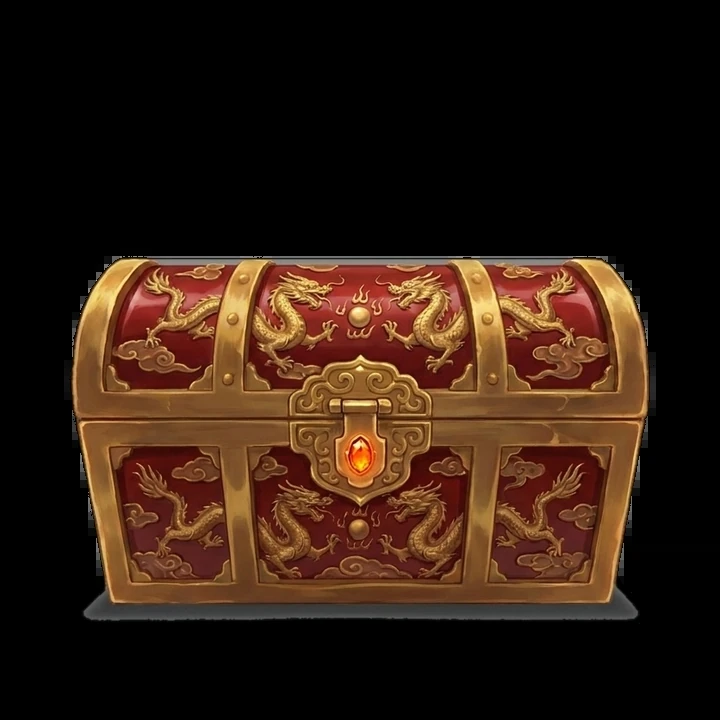
#> input picture art/chest/epic.webp, 720 x 720 px
$ python -i herbfield.py   (imports and definitions only)
#> lines starting #> are read from the running program, lines starting #| are printed output that depends on the picture
### cards/ink.py
"""
Night Ink theme: the shared look of the Character Sheet and the Internal Qi card.

Indigo ink backgrounds, gold frames, cloud curls (祥云) and diamond gems. Each card adds its own accent
on top (TAB_ACCENT): indigo for the Profile, gold for the Purse, jade for the Inventory, steel for the
Equipment, violet for the Techniques. Vermilion is kept for HP and seals.

Builds on cards/theme.py (fonts, text, icons, medallions, scaling); nothing here changes theme.py's
colours, so the fight, explore, craft and forge cards keep their own look.
"""
import math

from PIL import Image, ImageDraw

from . import theme as t
from .theme import P, S, alpha, font, mix

# ── Palette ───────────────────────────────────────────────────────────

VOID = (5, 8, 15)
PANEL = (10, 15, 26)
PANEL_HI = (18, 26, 42)
INK = (38, 58, 98)               # faded marks, big background characters
ASH = (152, 164, 184)            # secondary text
ASH_DK = (96, 108, 130)          # hints, empty things
PARCHMENT = (240, 236, 224)      # main text
SKY = (130, 192, 255)            # phase lines, highlights
GOLD, GOLD_HI, BRONZE, BRONZE_DK = t.GOLD, t.GOLD_HI, (152, 122, 74), (56, 48, 38)
VERMILION = (214, 60, 48)
JADE = (82, 210, 170)
AZURE = (70, 170, 236)           # Internal Qi
AZURE_HI = (150, 214, 255)
LOTUS, MOON = t.LOTUS, t.MOON
LACQUER = ((34, 54, 96), (12, 20, 40))

# One accent per card: (background glow, main colour). The main colour lights the active tab, gems and titles.
TAB_ACCENT = {
    "profile": ((20, 36, 70), (110, 160, 240)),
    "purse": ((52, 38, 12), (236, 186, 92)),
    "inventory": ((8, 42, 38), (82, 210, 170)),
    "equipment": ((22, 34, 56), (160, 196, 232)),
    "techniques": ((34, 22, 60), (178, 140, 246)),
}
for _k, (_deep, _main) in TAB_ACCENT.items():
    t.ACCENTS[f"ink_{_k}"] = t.Accent(f"ink_{_k}", _deep, LACQUER, _main, mix(_main, (255, 255, 255), 0.4), INK)
INK_HALL = t.Accent("ink", (20, 36, 70), LACQUER, (110, 160, 240), (170, 205, 255), INK)

# Gear tiers and technique grades as one character each (the tier ribbon on gear, the grade seal on scrolls)
TIER_CHAR = {"ordinary": "凡", "refined": "精", "spirit": "灵", "treasure": "宝", "divine": "神"}
GRADE_CHAR = {"Mortal": "凡", "Yellow": "黄", "Mystic": "玄", "Earth": "地", "Heaven": "天"}


def canvas(w, h, tab, seed=7):
    return t.canvas(w, h, seed=seed, accent=f"ink_{tab}")


def accent(tab):
    return TAB_ACCENT[tab][1]


# ── Ornaments ─────────────────────────────────────────────────────────

# [234 lines left out: functions cloud_curl, gem, octagon, plaque, title_tab, tab_strip and 9 more, not called in this run]

### cards/theme.py
"""
Crimson Hall theme: the shared look of the Character Sheet cards.

Black and deep crimson backgrounds, bronze and gold frames, Cinzel headings and
icons drawn in code (no image files), so cards render the same on Windows,
macOS and Linux. Every card module (profile, purse, bag, techniques,
equipment) builds on these helpers.

Coordinates are in card pixels; everything is drawn at S× and scaled down at
the end for smooth edges.
"""
import io
import math
import random
from functools import lru_cache

from PIL import Image, ImageDraw, ImageFilter

from profile_card import S, cjk, font, ordinal, short   # shared font cache and number helpers

__all__ = ["S", "cjk", "font", "ordinal", "short"]

W = 1200

# ── Palette ───────────────────────────────────────────────────────────

VOID = (9, 6, 7)
BLOOD = (58, 8, 12)
CRIMSON = (128, 18, 24)
EMBER = (196, 38, 34)
GLOW = (236, 72, 52)
PANEL = (20, 12, 13)
PANEL_HI = (34, 18, 19)
BRONZE_DK = (70, 46, 24)
BRONZE = (138, 96, 48)
GOLD = (206, 164, 86)
GOLD_HI = (246, 216, 150)
PARCHMENT = (232, 216, 188)
ASH = (150, 132, 118)
ASH_DK = (98, 84, 76)
JADE = (82, 186, 140)
MOON = (150, 186, 236)
LOTUS = (236, 176, 92)

# Rarity colours: technique/pill grades, weapon tiers and chest tiers on one scale
RARITY = {
    "Mortal": (170, 160, 150), "Yellow": (222, 182, 70), "Mystic": (110, 150, 236),
    "Earth": (196, 132, 72), "Heaven": (236, 74, 60),
    "ordinary": (170, 160, 150), "refined": (96, 196, 110), "spirit": (90, 160, 240),
    "treasure": (178, 110, 228), "divine": (246, 150, 50),
    "common": (168, 122, 76), "uncommon": (196, 150, 90), "rare": (196, 206, 222), "epic": (244, 184, 64),
    "legendary": (82, 210, 150), "mythic": (180, 130, 250),
    None: (150, 176, 120),
}
TALENT = {
    "Ordinary": (170, 160, 150), "Gifted": (96, 196, 110), "Genius": (90, 160, 240),
    "Prodigy": (178, 110, 228), "Heavenly": (232, 196, 80), "Saint": (246, 150, 50),
    "Divine": (240, 70, 58),
}
REALM_CHAR = {
    "Mortal": "凡", "Martial Apprentice": "徒", "Martial Warrior": "者", "Martial Expert": "师",
    "Martial Master": "宗", "Grandmaster": "宗", "Martial Lord": "尊",
    "Martial King": "王", "Martial Emperor": "帝", "Martial Ancestor": "祖", "Martial Saint": "圣",
}

# ── Accents: the same frame in another colour for each activity ──────
# deep: background glow · lacquer: banner gradient (top, bottom) · main/bright: bars, glows, seals · ink: faded marks

class Accent:
    def __init__(self, name, deep, lacquer, main, bright, ink):
        self.name, self.deep, self.lacquer, self.main, self.bright, self.ink = name, deep, lacquer, main, bright, ink


CRIMSON_HALL = Accent("crimson", BLOOD, ((96, 14, 18), (34, 6, 8)), EMBER, GLOW, CRIMSON)
ACCENTS = {
    "crimson": CRIMSON_HALL,
    "spar": Accent("spar", (10, 24, 46), ((26, 56, 98), (8, 18, 36)), (72, 132, 206), (128, 186, 246), (36, 72, 124)),
    "train": Accent("train", (6, 38, 28), ((18, 86, 62), (6, 28, 20)), (54, 170, 120), (112, 224, 172), (24, 98, 70)),
    "explore": Accent("explore", (50, 30, 6), ((124, 76, 16), (42, 24, 4)), (216, 140, 42), (252, 194, 96),
                      (132, 82, 20)),
}

TABS = [("profile", "Profile"), ("techniques", "Techniques"), ("equipment", "Equipment"),
        ("inventory", "Inventory"), ("purse", "Purse")]


def P(*v):
    """Card pixels → drawing pixels."""
    return tuple(round(x * S) for x in v)


def mix(a, b, t):
    return tuple(round(x + (y - x) * t) for x, y in zip(a, b))


def alpha(c, a):
    return c[:3] + (a,)


# ── Fight scenes: one palette per beast element (cards/battle.py) ─────
# sky: (top, bottom) · moon · mist · rim: light around the silhouette · eyes · hp: enemy HP bar
# panel: tint of the party / log panels · warn: the warning bar

class SceneAccent(Accent):
    def __init__(self, name, sky, moon, mist, rim, eyes, hp, panel, warn):
        super().__init__(name, deep=panel, lacquer=(mix(warn, (255, 255, 255), 0.1), mix(warn, (0, 0, 0), 0.55)),
                         main=hp, bright=rim, ink=mix(mist, (0, 0, 0), 0.5))
        self.sky, self.moon, self.mist, self.rim, self.eyes = sky, moon, mist, rim, eyes
        self.hp, self.panel, self.warn = hp, panel, warn


ELEMENT_ACCENTS = {
    "Blood":   SceneAccent("Blood", ((18, 4, 6), (64, 12, 16)), (240, 204, 194), (150, 40, 40), (232, 74, 62),
                           (255, 96, 72), (204, 54, 48), (30, 8, 10), (128, 30, 30)),
    "Frost":   SceneAccent("Frost", ((6, 12, 26), (24, 44, 70)), (222, 232, 246), (92, 132, 172), (150, 202, 242),
                           (170, 236, 255), (132, 182, 226), (12, 22, 36), (66, 108, 148)),
    "Flame":   SceneAccent("Flame", ((16, 8, 4), (74, 38, 10)), (246, 222, 164), (192, 110, 40), (242, 152, 60),
                           (255, 232, 140), (226, 162, 72), (34, 18, 8), (168, 108, 38)),
    "Shadow":  SceneAccent("Shadow", ((10, 6, 20), (38, 22, 60)), (216, 202, 242), (112, 72, 164), (172, 112, 242),
                           (204, 152, 255), (152, 112, 212), (22, 12, 34), (100, 70, 142)),
    "Thunder": SceneAccent("Thunder", ((10, 10, 22), (32, 32, 54)), (240, 236, 202), (92, 92, 142), (240, 222, 112),
                           (255, 246, 170), (216, 202, 112), (16, 16, 30), (146, 136, 58)),
    "Venom":   SceneAccent("Venom", ((6, 16, 8), (24, 52, 22)), (222, 240, 192), (92, 150, 62), (152, 222, 82),
                           (204, 255, 102), (122, 192, 72), (12, 26, 12), (78, 118, 40)),
    "Earth":   SceneAccent("Earth", ((16, 12, 6), (56, 42, 22)), (236, 222, 192), (142, 112, 72), (212, 162, 92),
                           (255, 202, 122), (182, 142, 82), (28, 22, 12), (128, 94, 50)),
    "Jade":    SceneAccent("Jade", ((4, 18, 16), (14, 56, 48)), (212, 246, 232), (62, 162, 132), (92, 222, 182),
                           (142, 255, 212), (72, 192, 152), (8, 28, 24), (40, 118, 94)),
    # sparring master (robed human) and the training courtyard
    "Master":  SceneAccent("Master", ((10, 14, 26), (42, 50, 74)), (236, 232, 216), (122, 132, 164), (206, 194, 162),
                           (236, 226, 190), (122, 152, 204), (14, 18, 30), (70, 90, 132)),
    "Courtyard": SceneAccent("Courtyard", ((8, 22, 16), (30, 70, 52)), (232, 242, 222), (90, 160, 120),
                             (130, 220, 170), (190, 255, 220), (84, 186, 130), (8, 26, 18), (40, 120, 84)),
    # PvP duels: a mountain ledge at dusk (cards/battle.render_duel)
    "Duel":    SceneAccent("Duel", ((22, 10, 26), (92, 40, 34)), (252, 226, 186), (150, 92, 96), (246, 162, 92),
                           (255, 214, 150), (226, 120, 80), (28, 12, 16), (134, 58, 40)),
}
ACCENTS.update({k.lower(): v for k, v in ELEMENT_ACCENTS.items()})

# /craft: the Alchemy Chamber (cards/alchemy.py). Warm amber for the chamber, storm violet for the Pill Tribulation.
CRAFT_ACCENTS = {
    "alchemy":     SceneAccent("alchemy", ((22, 11, 6), (62, 32, 14)), (252, 222, 172), (176, 112, 58), (246, 170, 80),
                               (255, 214, 130), (226, 150, 60), (34, 17, 9), (150, 84, 26)),
    "tribulation": SceneAccent("tribulation", ((14, 10, 30), (48, 34, 84)), (228, 216, 255), (122, 98, 184),
                               (178, 142, 250), (216, 194, 255), (160, 130, 236), (20, 14, 36), (96, 70, 160)),
}
ACCENTS.update(CRAFT_ACCENTS)

# /forge: the Forge Hall (cards/forge.py). Molten orange fire against cold steel.
FORGE_ACCENT = SceneAccent("forge", ((14, 12, 14), (52, 30, 18)), (246, 226, 200), (128, 118, 120), (252, 140, 52),
                           (255, 196, 110), (240, 118, 40), (24, 20, 22), (168, 82, 28))
ACCENTS["forge"] = FORGE_ACCENT

# ── Text ──────────────────────────────────────────────────────────────

# [4 lines left out: function text, not called in this run]


def width(d, s, f):
    return d.textlength(s, font=f) / S


# [66 lines left out: functions fit, wrap, spaced, gold_text, vgradient, not called in this run]


# ── Background and frames ─────────────────────────────────────────────

@lru_cache(maxsize=12)
def _background(w, h, seed, accent="crimson"):
    """Black stone with a coloured glow (crimson unless an accent is given), stone grain, ember speckles
    and a dark vignette (cached per size). Pillow only, so no extra packages are needed."""
    a = ACCENTS[accent]
    W2, H2 = w * S, h * S
    # distance from a point a little above the centre, 0 there and 1 at the edges of an ellipse
    dist = Image.radial_gradient("L").resize((round(W2 * 1.24), round(H2 * 1.5)), Image.BILINEAR)
    cx, cy = dist.size[0] // 2, dist.size[1] // 2
    dist = dist.crop((cx - W2 // 2, cy - round(H2 * 0.42), cx - W2 // 2 + W2, cy - round(H2 * 0.42) + H2))
    glow = dist.point(lambda v: round(255 * max(0.0, 1 - v / 255 * 1.41) ** 1.6))
    out = Image.composite(Image.new("RGB", (W2, H2), a.deep), Image.new("RGB", (W2, H2), VOID), glow)
    # stone grain
    random.seed(seed)
    grain = Image.effect_noise((W2 // 4 + 1, H2 // 4 + 1), 24).resize((W2, H2), Image.NEAREST)
    out = Image.blend(out, Image.merge("RGB", (grain, grain, grain)), 0.035)
    # vignette
    shade = dist.point(lambda v: round(255 * min(0.85, max(0.0, v / 255 * 1.41 - 0.55) * 1.1)))
    out = Image.composite(Image.new("RGB", (W2, H2), (0, 0, 0)), out, shade).convert("RGBA")
    # embers
    d = ImageDraw.Draw(out)
    r = random.Random(seed)
    for _ in range(int(w * h / 9000)):
        x, y = r.uniform(0, w), r.uniform(0, h)
        rad = r.uniform(0.4, 1.4)
        d.ellipse(P(x - rad, y - rad, x + rad, y + rad), fill=alpha(mix(a.main, GOLD, r.random()), r.randint(30, 110)))
    return out


def canvas(w, h, seed=7, accent="crimson"):
    return _background(w, h, seed, accent).copy()


# [11 lines left out: function frame, not called in this run]


def stud(d, cx, cy, r):
    d.polygon([P(cx, cy - r), P(cx + r, cy), P(cx, cy + r), P(cx - r, cy)], fill=BRONZE_DK, outline=GOLD)
    d.polygon([P(cx, cy - r * 0.45), P(cx + r * 0.45, cy), P(cx, cy + r * 0.45), P(cx - r * 0.45, cy)], fill=GOLD_HI)


# [26 lines left out: functions panel, heading, not called in this run]


def rule(d, x0, x1, y, color=BRONZE):
    d.line(P(x0, y, x1 - 6, y), fill=alpha(color, 220), width=max(1, S))
    stud(d, x1 - 3, y, 3)


# [476 lines left out: functions divider, banner, tab_strip, soft_glow, finish, bar and 15 more, not called in this run]


WEAPON_ICON = {
    "saber": _saber, "spear": _spear, "staff": _staff, "gauntlets": _gauntlets,
}

### cards/herbfield.py
"""
The /gather "herb field" card that the bot edits every round (docs/alchemy.md section 2).

  ┌ scene window: the place being searched (misty slope, riverbank, old pines, waterfall, meadow,
  │   shrine ruins, bamboo grove), in jade night colours
  │   over it: "Herb field · place · tier", the "You are looking for" plate (herb icon, name, tier, type,
  │   what it is used for, the description), a countdown ring and the Herbal Insight streak with its bonus
  ├ 4 (6 for old herbs) choice cards: a number, a drawn plant (cards/plants.py) and its LOOK text
  └ "This session" (herbs gathered with ages, best find) and "Careful" (what a mistake costs, HP)

After a pick the same card shows the result: the right plant ringed in green, a wrong pick in red.
The Wandering Spirit check has its own small card (render_spirit).

Both take plain data (bot/gather_card.py) so they can run off the event loop. Place scenes and plant
pictures are cached. Discord shows the card at under half size on a computer, so nothing is under 24px.
"""
import math
import random
from functools import lru_cache

from PIL import Image, ImageDraw, ImageFilter

from . import theme as T
from .glass import GLASS_EDGE, glass as _glass
from .scenes import photo, subject
from . import wilds as Wd
from .battle import _shrink
from .plants import PH, PW, plant
from .theme import P, S, alpha, font, mix

W, H = 1200, 940
H_SPIRIT = 560
SCENE = (16, 16, 1184, 398)
SW, SH = SCENE[2] - SCENE[0], SCENE[3] - SCENE[1]
CHOICES_Y = (412, 734)
SESSION = (16, 748, 790, 924)
CAREFUL = (802, 748, 1184, 924)

JADE = (92, 214, 170)
JADE_HI = (150, 240, 200)
JADE_DK = (24, 70, 58)
PANEL_FILL = (8, 22, 20)
WHITE = (255, 248, 232)
GREEN_OK = (110, 226, 130)
RED_BAD = (236, 70, 56)
TYPE_LABEL = {"qi": "Qi", "healing": "Healing", "purity": "Purity", "breakthrough": "Breakthrough"}
TYPE_USE = {"qi": "for Qi pills", "healing": "for Mending pills", "purity": "used in every recipe",
            "breakthrough": "for Breakthrough pills"}
TYPE_SHORT = {"qi": "Qi pills", "healing": "Mending pills", "purity": "all recipes",
              "breakthrough": "Breakthrough pills"}
HERB_COLOR = {"qi": (110, 170, 240), "healing": (232, 96, 96), "purity": (100, 206, 196),
              "breakthrough": (204, 150, 92)}
HERB_ICON = {"qi": "misc:herb_qi", "healing": "misc:herb_healing", "purity": "misc:herb_purity",
             "breakthrough": "misc:herb_breakthrough"}
# plate colour for rare grades (Common and Uncommon keep the bronze frame)
RARITY_COLOR = {"Rare": (120, 190, 255), "Very Rare": (200, 140, 255), "Legendary": (255, 205, 90)}

OUTCOME = {"gathered": ("Gathered", GREEN_OK, "check"), "full": ("Bag full", (236, 196, 90), "check"),
           "wrong": ("Wrong plant", (236, 150, 70), "cross"),
           "slow": ("Too slow", (190, 180, 160), "hourglass"), "passed": ("Passed", GREEN_OK, "check"),
           "failed": ("Wrong sign", RED_BAD, "cross")}


# ── the places (cached) ───────────────────────────────────────────────

PLACES = ("the misty slope", "the riverbank", "the shade of old pines", "the foot of a waterfall",
          "a sunlit meadow", "the ruins of a mountain shrine", "the edge of a bamboo grove")
PLACE_NAME = {"the misty slope": "Misty Slope", "the riverbank": "Riverbank", "the shade of old pines": "Old Pines",
              "the foot of a waterfall": "Waterfall",
              "a sunlit meadow": "Sunlit Meadow", "the ruins of a mountain shrine": "Shrine Ruins",
              "the edge of a bamboo grove": "Bamboo Grove"}


PLACE_ART = {"the misty slope": "gather_misty_slope", "the riverbank": "gather_riverbank",
             "the shade of old pines": "gather_old_pines",
             "the foot of a waterfall": "gather_waterfall", "a sunlit meadow": "gather_sunlit_meadow",
             "the ruins of a mountain shrine": "gather_shrine_ruins", "the edge of a bamboo grove": "gather_bamboo_grove"}


# [70 lines left out: functions place_scene, _drawn_scene, not called in this run]


# ── pieces ────────────────────────────────────────────────────────────

TEXT = (246, 242, 232)
SOFT = (200, 206, 200)


# [270 lines left out: functions _backdrop, _scrim, _frame_box, ring, _mark, number_badge and 7 more, not called in this run]


def render_spirit(data):
    """data: place, sign (word, e.g. 'the moon'), seconds, fails_left, result None or {outcome, text}."""
    img = T.canvas(W, H_SPIRIT, seed=41, accent="train")
    sc = place_scene(data["place"], spirit=True)
    img.alpha_composite(sc, P(16, 16))
    Wd.mist(img, W, H_SPIRIT - 160, 180, (210, 236, 240), 150, seed=9, n=16)
    ghost = subject("gather_wandering_spirit")
    if ghost is not None:
        gh = round(470 * S)
        ghost = ghost.resize((round(ghost.size[0] * gh / ghost.size[1]), gh), Image.LANCZOS)
        Wd.glow(img, 930, H_SPIRIT - 280, 200, 260, (170, 230, 250), 110, 30)
        img.alpha_composite(ghost, (round(930 * S - ghost.size[0] / 2), round((H_SPIRIT - 40) * S) - gh))
    else:
        _spirit(img, 920, H_SPIRIT - 70, 360)
    T.frame(img, (16, 16, W - 16, H_SPIRIT - 16), 0.8)
    plate = (40, 60, 760, H_SPIRIT - 50)
    _scrim(img, plate, 205)
    _frame_box(img, plate, T.BRONZE)
    px0, py0, px1, py1 = plate
    d = ImageDraw.Draw(img)
    T.spaced(d, (px0 + 30, py0 + 40), "A WANDERING SPIRIT", font("Cinzel.ttf", 24, "Bold"), T.GOLD, 2.2)
    T.gold_text(img, (px0 + 30, py0 + 100), "IT BLOCKS YOUR PATH", font("Cinzel.ttf", 40, "Black"), "lm", glow=JADE)
    d = ImageDraw.Draw(img)
    f = font("Inter.ttf", 30, "SemiBold")
    T.text(d, (px0 + 30, py0 + 170), "“Press the button showing", f, T.PARCHMENT, "lm")
    T.text(d, (px0 + 30, py0 + 214), f"{data['sign']},” it whispers.", f, JADE_HI, "lm")
    result = data.get("result")
    f2 = font("Inter.ttf", 25, "Medium")
    if result:
        lines = T.wrap(d, result["text"], f2, px1 - px0 - 60, lines=3)
        for i, line in enumerate(lines):
            T.text(d, (px0 + 30, py0 + 280 + i * 34), line, f2, OUTCOME[result["outcome"]][1], "lm")
    else:
        T.text(d, (px0 + 30, py0 + 280), "It checks that you are not a puppet.", f2, T.ASH, "lm")
        T.text(d, (px0 + 30, py0 + 316), f"{data['fails_left']} wrong answer{'s' if data['fails_left'] != 1 else ''} "
               f"pause gathering.", f2, T.ASH, "lm")
    ring(img, (1080, 110), 58, data["seconds"], result and result["outcome"])
    return T.finish(img)

>>> import cv2
>>> picture = cv2.imread('../art/chest/epic.webp', cv2.IMREAD_GRAYSCALE)
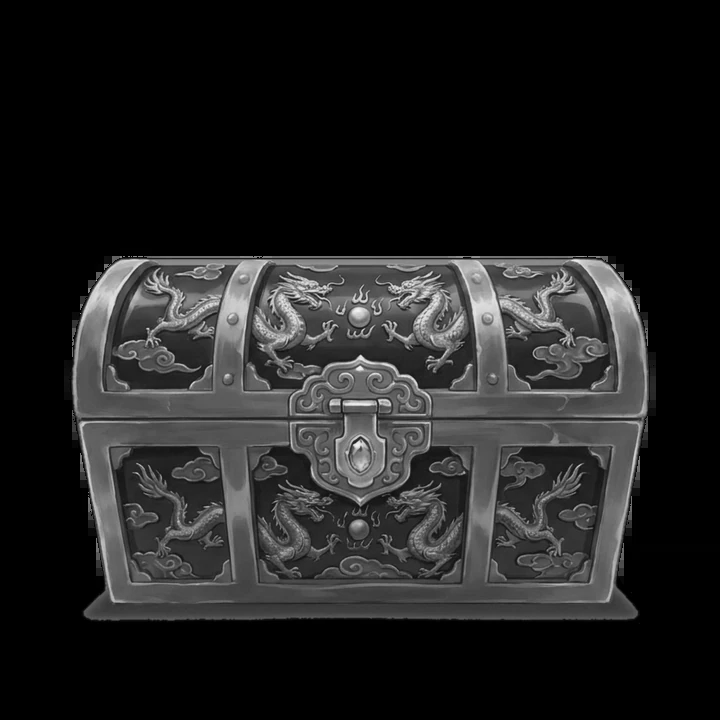
#> picture: shape (720, 720); min 0, max 243, mean 33.2
>>> result = render_spirit(picture)
#> in _background, `dist = Image.radial_gradient("L").resize((round(W2 * 1.24), round(H2 *..`:
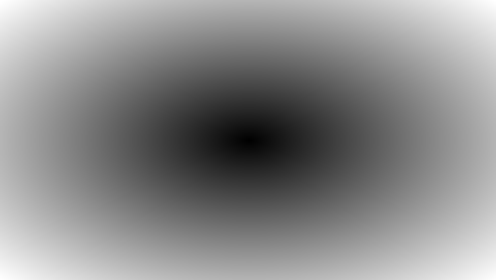
#> dist: PIL image 2976x1680 L (shown at 1/6 size); min 0, max 255, mean 138.1
#> in _background, `dist = dist.crop((cx - W2 // 2, cy - round(H2 * 0.42), cx - W2 // 2 + ..`:
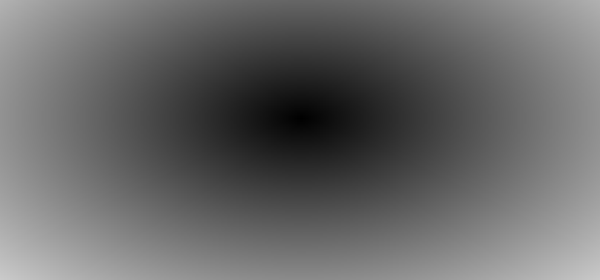
#> dist: PIL image 2400x1120 L (shown at 1/4 size); min 0, max 202, mean 103.1
#> in _background, `glow = dist.point(lambda v: round(255 * max(0.0, 1 - v / 255 * 1.41) *..`:
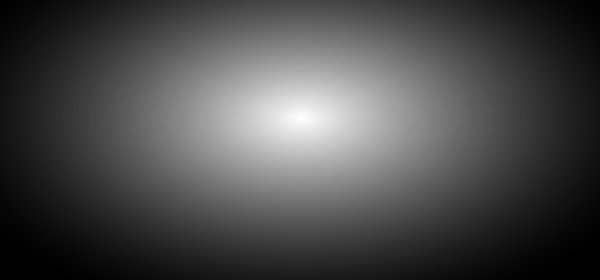
#> glow: PIL image 2400x1120 L (shown at 1/4 size); min 0, max 255, mean 74.6
#> in _background, `out = Image.composite(Image.new("RGB", (W2, H2), a.deep), Image.new("R..`:
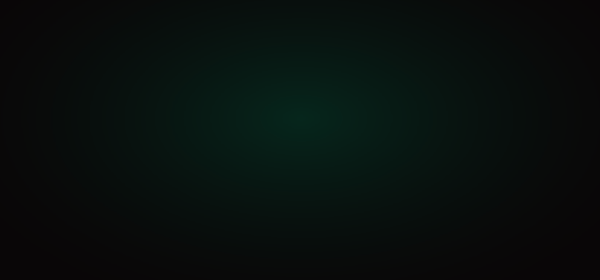
#> out: PIL image 2400x1120 RGB (shown at 1/4 size); mean R, G, B 8.2, 15.4, 13.1
#> in _background, `grain = Image.effect_noise((W2 // 4 + 1, H2 // 4 + 1), 24).resize((W2,..`:
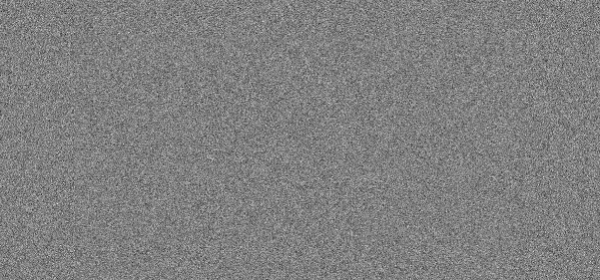
#> grain: PIL image 2400x1120 L (shown at 1/4 size); min 23, max 239, mean 127.4
#> in _background, `shade = dist.point(lambda v: round(255 * min(0.85, max(0.0, v / 255 * ..`:
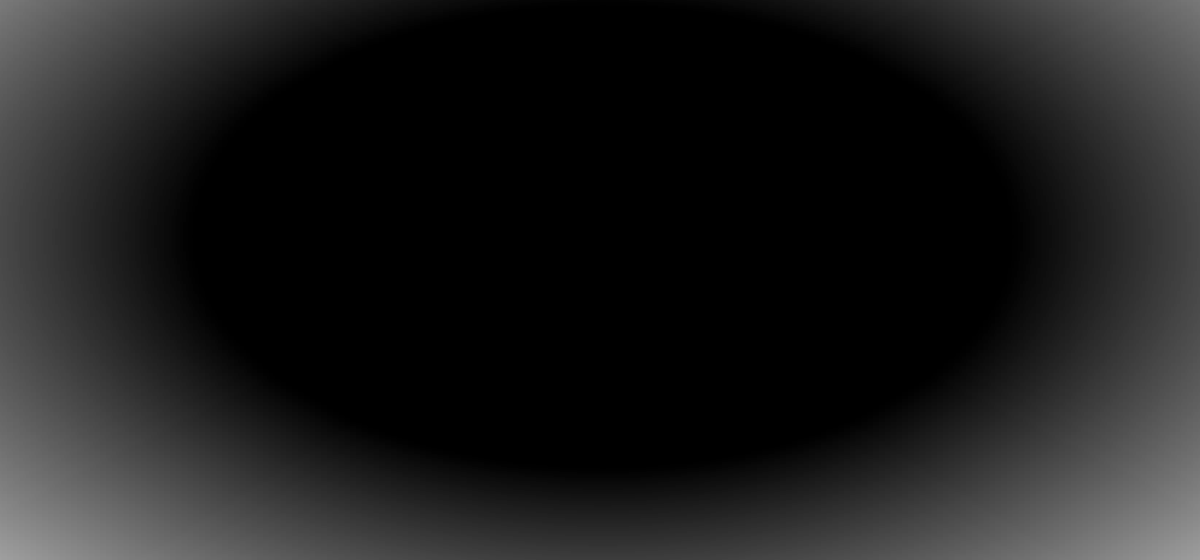
#> shade: PIL image 2400x1120 L (shown at 1/2 size); min 0, max 159, mean 28.6
#> (the run stopped early here; a loop or call above may not have finished)
